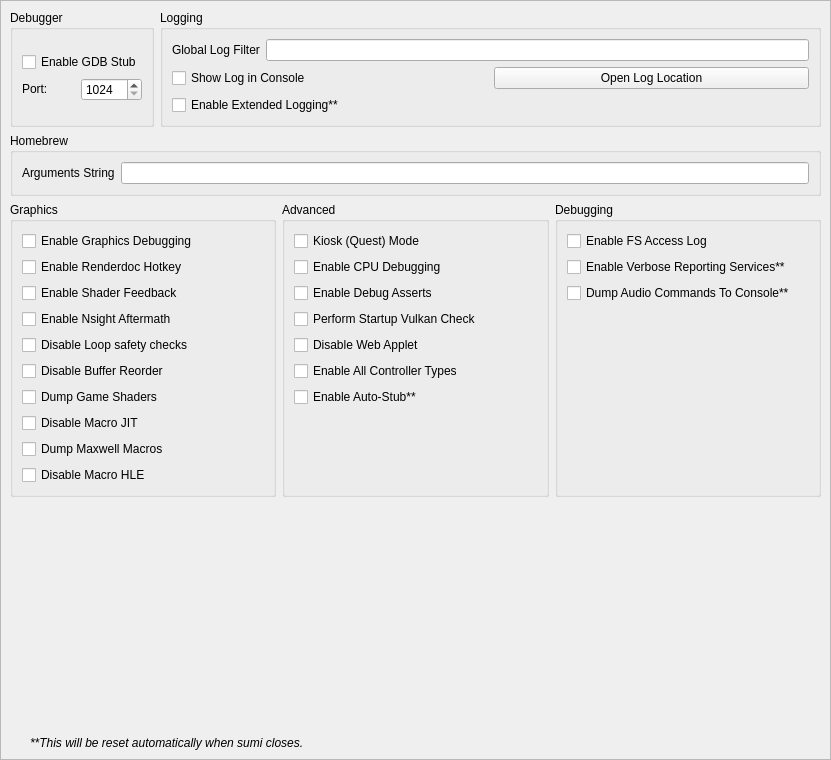
<?xml version="1.0" encoding="UTF-8"?>
<ui version="4.0">
    <class>ConfigureDebug</class>
    <widget class="QScrollArea" name="ConfigureDebug">
        <property name="geometry">
            <rect>
                <x>0</x>
                <y>0</y>
                <width>831</width>
                <height>760</height>
            </rect>
        </property>
        <property name="widgetResizable">
            <bool>true</bool>
        </property>
        <widget class="QWidget" name="widget">
            <property name="geometry">
                <rect>
                    <x>0</x>
                    <y>0</y>
                    <width>842</width>
                    <height>741</height>
                </rect>
            </property>
            <layout class="QVBoxLayout" name="verticalLayout_1">
                <item>
                    <layout class="QHBoxLayout" name="horizontalLayout">
                        <property name="topMargin">
                            <number>0</number>
                        </property>
                        <item>
                            <widget class="QGroupBox" name="groupBox">
                                <property name="sizePolicy">
                                    <sizepolicy hsizetype="Preferred" vsizetype="Preferred">
                                        <horstretch>0</horstretch>
                                        <verstretch>0</verstretch>
                                    </sizepolicy>
                                </property>
                                <property name="title">
                                    <string>Debugger</string>
                                </property>
                                <property name="alignment">
                                    <set>Qt::AlignLeading|Qt::AlignLeft|Qt::AlignTop</set>
                                </property>
                                <property name="flat">
                                    <bool>false</bool>
                                </property>
                                <property name="checkable">
                                    <bool>false</bool>
                                </property>
                                <layout class="QVBoxLayout" name="verticalLayout_3">
                                    <item>
                                        <widget class="QWidget" name="debug_widget" native="true">
                                            <property name="sizePolicy">
                                                <sizepolicy hsizetype="Preferred"
                                                    vsizetype="Maximum">
                                                    <horstretch>0</horstretch>
                                                    <verstretch>0</verstretch>
                                                </sizepolicy>
                                            </property>
                                            <layout class="QVBoxLayout" name="verticalLayout">
                                                <property name="sizeConstraint">
                                                    <enum>QLayout::SetDefaultConstraint</enum>
                                                </property>
                                                <property name="leftMargin">
                                                    <number>0</number>
                                                </property>
                                                <property name="topMargin">
                                                    <number>0</number>
                                                </property>
                                                <property name="rightMargin">
                                                    <number>0</number>
                                                </property>
                                                <property name="bottomMargin">
                                                    <number>0</number>
                                                </property>
                                                <item>
                                                    <widget class="QCheckBox" name="toggle_gdbstub">
                                                        <property name="sizePolicy">
                                                            <sizepolicy hsizetype="Maximum"
                                                                vsizetype="Maximum">
                                                                <horstretch>0</horstretch>
                                                                <verstretch>0</verstretch>
                                                            </sizepolicy>
                                                        </property>
                                                        <property name="text">
                                                            <string>Enable GDB Stub</string>
                                                        </property>
                                                    </widget>
                                                </item>
                                                <item>
                                                    <widget class="QWidget"
                                                        name="horizontalWidget_3" native="true">
                                                        <property name="sizePolicy">
                                                            <sizepolicy hsizetype="Preferred"
                                                                vsizetype="Maximum">
                                                                <horstretch>0</horstretch>
                                                                <verstretch>0</verstretch>
                                                            </sizepolicy>
                                                        </property>
                                                        <layout class="QHBoxLayout"
                                                            name="horizontalLayout_3">
                                                            <property name="leftMargin">
                                                                <number>0</number>
                                                            </property>
                                                            <property name="topMargin">
                                                                <number>0</number>
                                                            </property>
                                                            <property name="rightMargin">
                                                                <number>0</number>
                                                            </property>
                                                            <property name="bottomMargin">
                                                                <number>0</number>
                                                            </property>
                                                            <item>
                                                                <widget class="QLabel"
                                                                    name="label_11">
                                                                    <property name="sizePolicy">
                                                                        <sizepolicy
                                                                            hsizetype="Minimum"
                                                                            vsizetype="Maximum">
                                                                            <horstretch>0</horstretch>
                                                                            <verstretch>0</verstretch>
                                                                        </sizepolicy>
                                                                    </property>
                                                                    <property name="text">
                                                                        <string>Port:</string>
                                                                    </property>
                                                                </widget>
                                                            </item>
                                                            <item>
                                                                <widget class="QSpinBox"
                                                                    name="gdbport_spinbox">
                                                                    <property name="sizePolicy">
                                                                        <sizepolicy
                                                                            hsizetype="Preferred"
                                                                            vsizetype="Maximum">
                                                                            <horstretch>0</horstretch>
                                                                            <verstretch>0</verstretch>
                                                                        </sizepolicy>
                                                                    </property>
                                                                    <property name="minimum">
                                                                        <number>1024</number>
                                                                    </property>
                                                                    <property name="maximum">
                                                                        <number>65535</number>
                                                                    </property>
                                                                </widget>
                                                            </item>
                                                        </layout>
                                                    </widget>
                                                </item>
                                            </layout>
                                        </widget>
                                    </item>
                                </layout>
                            </widget>
                        </item>
                        <item>
                            <widget class="QGroupBox" name="groupBox_2">
                                <property name="sizePolicy">
                                    <sizepolicy hsizetype="Expanding" vsizetype="Preferred">
                                        <horstretch>0</horstretch>
                                        <verstretch>0</verstretch>
                                    </sizepolicy>
                                </property>
                                <property name="title">
                                    <string>Logging</string>
                                </property>
                                <layout class="QGridLayout" name="gridLayout_1">
                                    <item row="1" column="1">
                                        <widget class="QPushButton" name="open_log_button">
                                            <property name="text">
                                                <string>Open Log Location</string>
                                            </property>
                                        </widget>
                                    </item>
                                    <item row="0" column="0" colspan="2">
                                        <widget class="QWidget" name="logging_widget" native="true">
                                            <property name="sizePolicy">
                                                <sizepolicy hsizetype="Preferred"
                                                    vsizetype="Maximum">
                                                    <horstretch>0</horstretch>
                                                    <verstretch>0</verstretch>
                                                </sizepolicy>
                                            </property>
                                            <layout class="QHBoxLayout" name="horizontalLayout_1">
                                                <property name="leftMargin">
                                                    <number>0</number>
                                                </property>
                                                <property name="topMargin">
                                                    <number>0</number>
                                                </property>
                                                <property name="rightMargin">
                                                    <number>0</number>
                                                </property>
                                                <property name="bottomMargin">
                                                    <number>0</number>
                                                </property>
                                                <item>
                                                    <widget class="QLabel" name="label_1">
                                                        <property name="sizePolicy">
                                                            <sizepolicy hsizetype="Preferred"
                                                                vsizetype="Preferred">
                                                                <horstretch>0</horstretch>
                                                                <verstretch>0</verstretch>
                                                            </sizepolicy>
                                                        </property>
                                                        <property name="text">
                                                            <string>Global Log Filter</string>
                                                        </property>
                                                    </widget>
                                                </item>
                                                <item>
                                                    <widget class="QLineEdit" name="log_filter_edit" />
                                                </item>
                                            </layout>
                                        </widget>
                                    </item>
                                    <item row="2" column="0">
                                        <widget class="QCheckBox" name="extended_logging">
                                            <property name="enabled">
                                                <bool>true</bool>
                                            </property>
                                            <property name="toolTip">
                                                <string>When checked, the max size of the log
                                                    increases from 100 MB to 1 GB</string>
                                            </property>
                                            <property name="text">
                                                <string>Enable Extended Logging**</string>
                                            </property>
                                        </widget>
                                    </item>
                                    <item row="1" column="0">
                                        <widget class="QCheckBox" name="toggle_console">
                                            <property name="text">
                                                <string>Show Log in Console</string>
                                            </property>
                                        </widget>
                                    </item>
                                </layout>
                            </widget>
                        </item>
                    </layout>
                </item>
                <item>
                    <widget class="QGroupBox" name="groupBox_3">
                        <property name="title">
                            <string>Homebrew</string>
                        </property>
                        <layout class="QVBoxLayout" name="verticalLayout_5">
                            <item>
                                <layout class="QHBoxLayout" name="horizontalLayout_4">
                                    <item>
                                        <widget class="QLabel" name="label_3">
                                            <property name="text">
                                                <string>Arguments String</string>
                                            </property>
                                        </widget>
                                    </item>
                                    <item>
                                        <widget class="QLineEdit" name="homebrew_args_edit" />
                                    </item>
                                </layout>
                            </item>
                        </layout>
                    </widget>
                </item>
                <item>
                    <layout class="QHBoxLayout" name="horizontalLayout_2">
                        <item>
                            <widget class="QGroupBox" name="groupBox_4">
                                <property name="title">
                                    <string>Graphics</string>
                                </property>
                                <layout class="QGridLayout" name="gridLayout_2">
                                    <item row="4" column="0">
                                        <widget class="QCheckBox" name="disable_loop_safety_checks">
                                            <property name="toolTip">
                                                <string>When checked, it executes shaders without
                                                    loop logic changes</string>
                                            </property>
                                            <property name="text">
                                                <string>Disable Loop safety checks</string>
                                            </property>
                                        </widget>
                                    </item>
                                    <item row="8" column="0">
                                        <widget class="QCheckBox" name="dump_macros">
                                            <property name="enabled">
                                                <bool>true</bool>
                                            </property>
                                            <property name="toolTip">
                                                <string>When checked, it will dump all the macro
                                                    programs of the GPU</string>
                                            </property>
                                            <property name="text">
                                                <string>Dump Maxwell Macros</string>
                                            </property>
                                        </widget>
                                    </item>
                                    <item row="3" column="0">
                                        <widget class="QCheckBox" name="enable_nsight_aftermath">
                                            <property name="toolTip">
                                                <string>When checked, it enables Nsight Aftermath
                                                    crash dumps</string>
                                            </property>
                                            <property name="text">
                                                <string>Enable Nsight Aftermath</string>
                                            </property>
                                        </widget>
                                    </item>
                                    <item row="6" column="0">
                                        <widget class="QCheckBox" name="dump_shaders">
                                            <property name="enabled">
                                                <bool>true</bool>
                                            </property>
                                            <property name="toolTip">
                                                <string>When checked, it will dump all the original
                                                    assembler shaders from the disk shader cache or
                                                    game as found</string>
                                            </property>
                                            <property name="text">
                                                <string>Dump Game Shaders</string>
                                            </property>
                                        </widget>
                                    </item>
                                    <item row="1" column="0">
                                        <widget class="QCheckBox" name="enable_renderdoc_hotkey">
                                            <property name="text">
                                                <string>Enable Renderdoc Hotkey</string>
                                            </property>
                                        </widget>
                                    </item>
                                    <item row="7" column="0">
                                        <widget class="QCheckBox" name="disable_macro_jit">
                                            <property name="enabled">
                                                <bool>true</bool>
                                            </property>
                                            <property name="toolTip">
                                                <string>When checked, it disables the macro Just In
                                                    Time compiler. Enabling this makes games run
                                                    slower</string>
                                            </property>
                                            <property name="text">
                                                <string>Disable Macro JIT</string>
                                            </property>
                                        </widget>
                                    </item>
                                    <item row="9" column="0">
                                        <widget class="QCheckBox" name="disable_macro_hle">
                                            <property name="enabled">
                                                <bool>true</bool>
                                            </property>
                                            <property name="toolTip">
                                                <string>When checked, it disables the macro HLE
                                                    functions. Enabling this makes games run slower</string>
                                            </property>
                                            <property name="text">
                                                <string>Disable Macro HLE</string>
                                            </property>
                                        </widget>
                                    </item>
                                    <item row="0" column="0">
                                        <widget class="QCheckBox" name="enable_graphics_debugging">
                                            <property name="enabled">
                                                <bool>true</bool>
                                            </property>
                                            <property name="toolTip">
                                                <string>When checked, the graphics API enters a
                                                    slower debugging mode</string>
                                            </property>
                                            <property name="text">
                                                <string>Enable Graphics Debugging</string>
                                            </property>
                                        </widget>
                                    </item>
                                    <item row="10" column="0">
                                        <spacer name="verticalSpacer_5">
                                            <property name="orientation">
                                                <enum>Qt::Vertical</enum>
                                            </property>
                                            <property name="sizeType">
                                                <enum>QSizePolicy::Preferred</enum>
                                            </property>
                                            <property name="sizeHint" stdset="0">
                                                <size>
                                                    <width>20</width>
                                                    <height>0</height>
                                                </size>
                                            </property>
                                        </spacer>
                                    </item>
                                    <item row="2" column="0">
                                        <widget class="QCheckBox" name="enable_shader_feedback">
                                            <property name="toolTip">
                                                <string>When checked, sumi will log statistics about
                                                    the compiled pipeline cache</string>
                                            </property>
                                            <property name="text">
                                                <string>Enable Shader Feedback</string>
                                            </property>
                                        </widget>
                                    </item>
                                    <item row="5" column="0">
                                        <widget class="QCheckBox" name="disable_buffer_reorder">
                                            <property name="toolTip">
                                                <string>&lt;html&gt;&lt;head/&gt;&lt;body&gt;&lt;p&gt;When
                                                    checked, disables reordering of mapped memory
                                                    uploads which allows to associate uploads with
                                                    specific draws. May reduce performance in some
                                                    cases.&lt;/p&gt;&lt;/body&gt;&lt;/html&gt;</string>
                                            </property>
                                            <property name="text">
                                                <string>Disable Buffer Reorder</string>
                                            </property>
                                        </widget>
                                    </item>
                                </layout>
                            </widget>
                        </item>
                        <item>
                            <widget class="QGroupBox" name="groupBox_6">
                                <property name="title">
                                    <string>Advanced</string>
                                </property>
                                <layout class="QGridLayout" name="gridLayout_4">
                                    <item row="3" column="0">
                                        <widget class="QCheckBox" name="perform_vulkan_check">
                                            <property name="toolTip">
                                                <string>Enables sumi to check for a working Vulkan
                                                    environment when the program starts up. Disable
                                                    this if this is causing issues with external
                                                    programs seeing sumi.</string>
                                            </property>
                                            <property name="text">
                                                <string>Perform Startup Vulkan Check</string>
                                            </property>
                                        </widget>
                                    </item>
                                    <item row="4" column="0">
                                        <widget class="QCheckBox" name="disable_web_applet">
                                            <property name="text">
                                                <string>Disable Web Applet</string>
                                            </property>
                                        </widget>
                                    </item>
                                    <item row="5" column="0">
                                        <widget class="QCheckBox" name="enable_all_controllers">
                                            <property name="text">
                                                <string>Enable All Controller Types</string>
                                            </property>
                                        </widget>
                                    </item>
                                    <item row="6" column="0">
                                        <widget class="QCheckBox" name="use_auto_stub">
                                            <property name="text">
                                                <string>Enable Auto-Stub**</string>
                                            </property>
                                        </widget>
                                    </item>
                                    <item row="0" column="0">
                                        <widget class="QCheckBox" name="quest_flag">
                                            <property name="text">
                                                <string>Kiosk (Quest) Mode</string>
                                            </property>
                                        </widget>
                                    </item>
                                    <item row="1" column="0">
                                        <widget class="QCheckBox" name="enable_cpu_debugging">
                                            <property name="text">
                                                <string>Enable CPU Debugging</string>
                                            </property>
                                        </widget>
                                    </item>
                                    <item row="2" column="0">
                                        <widget class="QCheckBox" name="use_debug_asserts">
                                            <property name="text">
                                                <string>Enable Debug Asserts</string>
                                            </property>
                                        </widget>
                                    </item>
                                    <item row="7" column="0">
                                        <spacer name="verticalSpacer_4">
                                            <property name="orientation">
                                                <enum>Qt::Vertical</enum>
                                            </property>
                                            <property name="sizeType">
                                                <enum>QSizePolicy::Expanding</enum>
                                            </property>
                                            <property name="sizeHint" stdset="0">
                                                <size>
                                                    <width>20</width>
                                                    <height>0</height>
                                                </size>
                                            </property>
                                        </spacer>
                                    </item>
                                </layout>
                            </widget>
                        </item>
                        <item>
                            <widget class="QGroupBox" name="groupBox_5">
                                <property name="title">
                                    <string>Debugging</string>
                                </property>
                                <layout class="QGridLayout" name="gridLayout_3">
                                    <item row="0" column="0">
                                        <widget class="QCheckBox" name="fs_access_log">
                                            <property name="text">
                                                <string>Enable FS Access Log</string>
                                            </property>
                                        </widget>
                                    </item>
                                    <item row="3" column="0">
                                        <widget class="QCheckBox" name="dump_audio_commands">
                                            <property name="toolTip">
                                                <string>Enable this to output the latest generated
                                                    audio command list to the console. Only affects
                                                    games using the audio renderer.</string>
                                            </property>
                                            <property name="text">
                                                <string>Dump Audio Commands To Console**</string>
                                            </property>
                                        </widget>
                                    </item>
                                    <item row="2" column="0">
                                        <widget class="QCheckBox" name="reporting_services">
                                            <property name="text">
                                                <string>Enable Verbose Reporting Services**</string>
                                            </property>
                                        </widget>
                                    </item>
                                    <item row="5" column="0">
                                        <spacer name="verticalSpacer_3">
                                            <property name="orientation">
                                                <enum>Qt::Vertical</enum>
                                            </property>
                                            <property name="sizeType">
                                                <enum>QSizePolicy::Expanding</enum>
                                            </property>
                                            <property name="sizeHint" stdset="0">
                                                <size>
                                                    <width>20</width>
                                                    <height>0</height>
                                                </size>
                                            </property>
                                        </spacer>
                                    </item>
                                </layout>
                            </widget>
                        </item>
                    </layout>
                </item>
                <item>
                    <spacer name="verticalSpacer">
                        <property name="orientation">
                            <enum>Qt::Vertical</enum>
                        </property>
                        <property name="sizeHint" stdset="0">
                            <size>
                                <width>20</width>
                                <height>0</height>
                            </size>
                        </property>
                    </spacer>
                </item>
                <item>
                    <widget class="QLabel" name="label_5">
                        <property name="sizePolicy">
                            <sizepolicy hsizetype="Expanding" vsizetype="Preferred">
                                <horstretch>0</horstretch>
                                <verstretch>0</verstretch>
                            </sizepolicy>
                        </property>
                        <property name="font">
                            <font>
                                <italic>true</italic>
                            </font>
                        </property>
                        <property name="text">
                            <string>**This will be reset automatically when sumi closes.</string>
                        </property>
                        <property name="indent">
                            <number>20</number>
                        </property>
                    </widget>
                </item>
            </layout>
        </widget>
    </widget>
    <tabstops>
        <tabstop>log_filter_edit</tabstop>
        <tabstop>toggle_console</tabstop>
        <tabstop>extended_logging</tabstop>
        <tabstop>open_log_button</tabstop>
        <tabstop>homebrew_args_edit</tabstop>
        <tabstop>enable_graphics_debugging</tabstop>
        <tabstop>enable_shader_feedback</tabstop>
        <tabstop>enable_nsight_aftermath</tabstop>
        <tabstop>fs_access_log</tabstop>
        <tabstop>reporting_services</tabstop>
        <tabstop>quest_flag</tabstop>
        <tabstop>enable_cpu_debugging</tabstop>
        <tabstop>use_debug_asserts</tabstop>
    </tabstops>
    <resources />
    <connections />
</ui>
